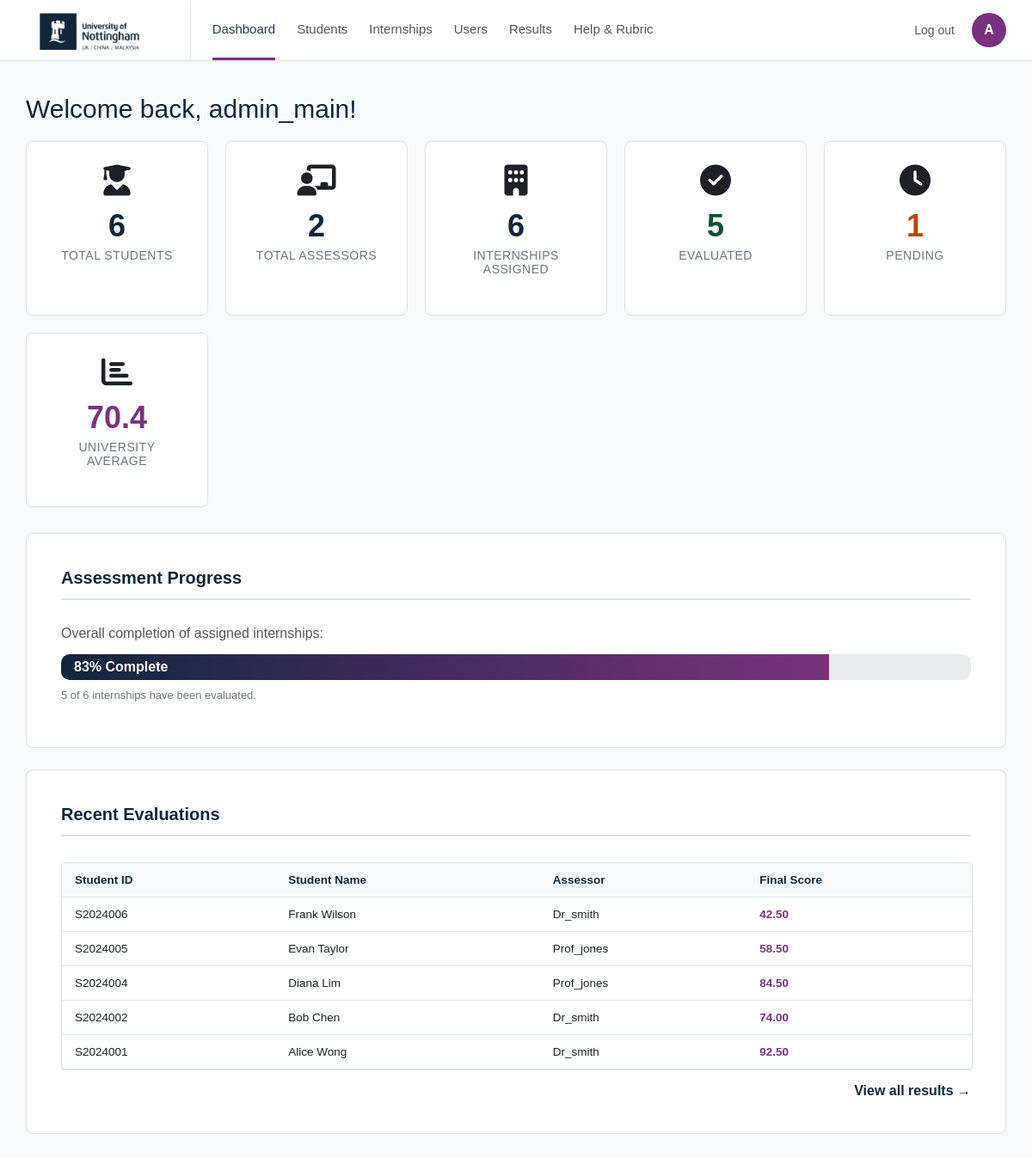
/Admin/dashboard.php (signed in), run on the app's committed database.
### tables this page shows
CREATE TABLE `Assessments` (
  `assessment_id` int NOT NULL,
  `internship_id` int NOT NULL,
  `task_score` decimal(5,2) NOT NULL,
  `health_safety_score` decimal(5,2) NOT NULL,
  `connectivity_score` decimal(5,2) NOT NULL,
  `report_score` decimal(5,2) NOT NULL,
  `clarity_score` decimal(5,2) NOT NULL,
  `lifelong_score` decimal(5,2) NOT NULL,
  `project_mgmt_score` decimal(5,2) NOT NULL,
  `time_mgmt_score` decimal(5,2) NOT NULL,
  `total_score` decimal(5,2) NOT NULL,
  `qualitative_comments` text NOT NULL
);

CREATE TABLE `Students` (
  `student_id` varchar(20) NOT NULL,
  `student_name` varchar(100) NOT NULL,
  `programme` varchar(100) NOT NULL
);

CREATE TABLE `Users` (
  `user_id` int NOT NULL,
  `username` varchar(50) NOT NULL,
  `password` varchar(255) NOT NULL,
  `role` enum('Admin','Assessor') NOT NULL
);

### Admin/dashboard.php (the view, shortened to what this page needs)
<?php
require_once '../Includes/db_connect.php';
$username = $_SESSION['username'];
$initial = strtoupper(substr($username, 0, 1));
$total_students = $pdo->query("SELECT COUNT(*) FROM Students")->fetchColumn();
$total_assessors = $pdo->query("SELECT COUNT(*) FROM Users WHERE role = 'Assessor'")->fetchColumn();
$total_internships = $pdo->query("SELECT COUNT(*) FROM Internships")->fetchColumn();
$total_evaluated = $pdo->query("SELECT COUNT(*) FROM Assessments")->fetchColumn();
$total_pending = $total_internships - $total_evaluated;
$avg_row = $pdo->query("SELECT AVG(total_score) as avg FROM Assessments")->fetch(PDO::FETCH_ASSOC);
$university_avg = $avg_row['avg'] ? round($avg_row['avg'], 2) : 0;
$recent = $pdo->query("SELECT s.student_name, s.student_id, a.total_score, u.username as assessor_name
                       FROM Assessments a
                       JOIN Internships i ON a.internship_id = i.internship_id
                       JOIN Students s ON i.student_id = s.student_id
                       JOIN Users u ON i.assessor_id = u.user_id
                       ORDER BY a.assessment_id DESC LIMIT 5")->fetchAll(PDO::FETCH_ASSOC);
?>
<!DOCTYPE html>
<html lang="en">
<head>
    <link rel="stylesheet" href="../style.css">
    <link rel="stylesheet" href="https://cdnjs.cloudflare.com/ajax/libs/font-awesome/6.4.0/css/all.min.css">
</head>
<body>
    <nav class="moodle-navbar-white">
        <div class="nav-left-white">
            <img src="../images/logo.png" alt="University Logo" class="nav-logo-white">
            <div class="nav-links">
                <a href="dashboard.php" class="active-link">Dashboard</a>
                <a href="manage_students.php">Students</a>
                <a href="manage_internships.php">Internships</a>
                <a href="manage_users.php">Users</a>
                <a href="view_all_results.php">Results</a>
                <a id="openRubricModalBtn" style="cursor: pointer;">Help & Rubric</a>
            </div>
        </div>
        <div class="nav-right-white">
            <a href="../logout.php" class="logout-link">Log out</a>
            <div class="user-avatar"><?= $initial ?></div>
        </div>
    </nav>
    <div class="moodle-dashboard-container" style="margin-top: 30px;">
        <h1 class="moodle-page-header" style="margin-left: 0;">Welcome back, <?= htmlspecialchars($username) ?>!</h1>
        <div class="stats-grid">
            <a href="manage_students.php" class="stat-card" title="Go to Manage Students">
                <div class="stat-icon"><i class="fas fa-user-graduate"></i></div>
                <div class="stat-number"><?= $total_students ?></div>
                <div class="stat-label">Total Students</div>
            </a>
            <a href="manage_users.php" class="stat-card" title="Go to Manage Assessors">
                <div class="stat-icon"><i class="fas fa-chalkboard-teacher"></i></div>
                <div class="stat-number"><?= $total_assessors ?></div>
                <div class="stat-label">Total Assessors</div>
            </a>
            <a href="manage_internships.php" class="stat-card" title="Go to Manage Internships">
                <div class="stat-icon"><i class="fas fa-building"></i></div>
                <div class="stat-number"><?= $total_internships ?></div>
                <div class="stat-label">Internships Assigned</div>
            </a>
            <a href="view_all_results.php" class="stat-card green" title="View all evaluation results">
                <div class="stat-icon"><i class="fas fa-check-circle"></i></div>
                <div class="stat-number"><?= $total_evaluated ?></div>
                <div class="stat-label">Evaluated</div>
            </a>
            <a href="manage_internships.php" class="stat-card orange" title="View pending internships">
                <div class="stat-icon"><i class="fas fa-clock"></i></div>
                <div class="stat-number"><?= $total_pending ?></div>
                <div class="stat-label">Pending</div>
            </a>
            <a href="view_all_results.php" class="stat-card purple" title="View all evaluation results">
                <div class="stat-icon"><i class="fas fa-chart-bar"></i></div>
                <div class="stat-number"><?= $university_avg ?></div>
                <div class="stat-label">University Average</div>
            </a>
        </div>
        <div class="moodle-card-white">
            <h2 class="section-title">Assessment Progress</h2>
            <p style="color:#555; margin-bottom:5px;">Overall completion of assigned internships:</p>
            <?php
                $percent = $total_internships > 0 ? round(($total_evaluated / $total_internships) * 100) : 0;
            ?>
            <div class="progress-bar-bg">
                <div class="progress-bar-fill" style="width: <?= $percent ?>%;">
                    <?= $percent ?>% Complete
                </div>
            </div>
            <p style="color:#6c757d; font-size:13px; margin-top:10px;"><?= $total_evaluated ?> of <?= $total_internships ?> internships have been evaluated.</p>
        </div>
        <div class="moodle-card-white" style="margin-top: 25px;">
            <h2 class="section-title">Recent Evaluations</h2>
            <?php if (count($recent) == 0): ?>
                <p style="color:#666; padding:20px 0;">No evaluations have been submitted yet.</p>
            <?php else: ?>
                <div class="table-responsive">
                    <table class="moodle-table">
                        <thead>
                            <tr><th>Student ID</th><th>Student Name</th><th>Assessor</th><th>Final Score</th></tr>
                        </thead>
                        <tbody>
                            <?php foreach ($recent as $r): ?>
                            <tr>
                                <td><?= htmlspecialchars($r['student_id']) ?></td>
                                <td><?= htmlspecialchars($r['student_name']) ?></td>
                                <td><?= htmlspecialchars($r['assessor_name']) ?></td>
                                <td><strong style="color:#7a327e;"><?= number_format($r['total_score'], 2) ?></strong></td>
                            </tr>
                            <?php endforeach; ?>
                        </tbody>
                    </table>
                </div>
                <div style="text-align:right; margin-top:15px;">
                    <a href="view_all_results.php" class="admin-link">View all results &rarr;</a>
                </div>
            <?php endif; ?>
        </div>
    </div>
</body>
</html>

### style.css (style rules this page uses)
body { background-color: #f8f9fa; color: #1d2125; font-family: Arial, Helvetica, sans-serif; margin: 0; padding-top: 80px; }
.moodle-navbar-white { background-color: #ffffff; display: flex; justify-content: space-between; align-items: center; padding: 0 30px; height: 70px; border-bottom: 1px solid #dee2e6; position: fixed; top: 0; left: 0; right: 0; z-index: 1000; }
.nav-left-white { display: flex; align-items: center; height: 100%; }
.nav-logo-white { height: 68px; width: auto; margin-right: 25px; border-right: 1px solid #dee2e6; padding-right: 25px; display: block; }
.nav-links { display: flex; gap: 25px; align-items: center; height: 100%; }
.nav-links a { color: #555; text-decoration: none; font-size: 15px; font-weight: 500; height: 100%; display: flex; align-items: center; border-bottom: 3px solid transparent; box-sizing: border-box; cursor: pointer; }
.nav-links a.active-link { color: rgba(16, 38, 59, 0.9); border-bottom: 3px solid #7a327e; }
.nav-right-white { display: flex; align-items: center; gap: 20px; }
.logout-link { color: #555; text-decoration: none; font-size: 14px; transition: all 0.2s ease; font-weight: 500; }
.user-avatar { background-color: #7a327e; color: white; width: 40px; height: 40px; border-radius: 50%; display: flex; justify-content: center; align-items: center; font-weight: bold; font-size: 16px; }
.moodle-dashboard-container { max-width: 95%; margin: 0 auto 60px; padding: 0 25px; }
.moodle-page-header { font-size: 30px; color: #10263b; font-weight: normal; margin-top: 20px; margin-bottom: 20px; }
.moodle-card-white { background-color: #ffffff; border: 1px solid #e1e1e1; border-radius: 8px; padding: 40px; }
.section-title { font-size: 20px; color: #10263b; border-bottom: 2px solid #dee2e6; padding-bottom: 12px; margin-bottom: 30px; margin-top: 0; }
.table-responsive { width: 100%; overflow-x: auto; margin-top: 20px; border: 1px solid #dee2e6; border-radius: 4px; }
.moodle-table { width: 100%; border-collapse: collapse; font-size: 13.5px; white-space: nowrap; }
.moodle-table th, .moodle-table td { padding: 12px 15px; text-align: left; border-bottom: 1px solid #dee2e6; }
.moodle-table th { background-color: #f8f9fa; color: #10263b; }
.admin-link { color: #10263b; text-decoration: none; font-weight: bold; }

### Admin/dashboard.php (style rules this page uses)
.stats-grid { display: grid; grid-template-columns: repeat(auto-fit, minmax(200px, 1fr)); gap: 20px; margin-bottom: 30px; }
.stat-card { background-color: #ffffff; border: 1px solid #e1e1e1; border-radius: 8px; padding: 25px; text-align: center; transition: transform 0.2s, box-shadow 0.2s; display: block; text-decoration: none; color: inherit; cursor: pointer; }
.stat-icon { font-size: 36px; margin-bottom: 10px; }
.stat-number { font-size: 36px; font-weight: bold; color: #10263b; margin: 5px 0; }
.stat-label { font-size: 14px; color: #6c757d; text-transform: uppercase; letter-spacing: 0.5px; }
.stat-card.purple .stat-number { color: #7a327e; }
.stat-card.green .stat-number { color: #0f5132; }
.stat-card.orange .stat-number { color: #b54708; }
.progress-bar-bg { background-color: #e9ecef; border-radius: 10px; height: 30px; overflow: hidden; margin-top: 15px; }
.progress-bar-fill { background: linear-gradient(90deg, #10263b, #7a327e); height: 100%; color: white; display: flex; align-items: center; padding-left: 15px; font-weight: bold; transition: width 0.6s ease; }
.admin-link { color: #10263b; text-decoration: none; font-weight: bold; }

### data on the page
assessments: students.student_id "S2024006", students.student_name "Frank Wilson", users.username "Dr_smith", total_score "42.50"
assessments: students.student_id "S2024005", students.student_name "Evan Taylor", users.username "Prof_jones", total_score "58.50"
assessments: students.student_id "S2024004", students.student_name "Diana Lim", users.username "Prof_jones", total_score "84.50"
assessments: students.student_id "S2024002", students.student_name "Bob Chen", users.username "Dr_smith", total_score "74.00"
assessments: students.student_id "S2024001", students.student_name "Alice Wong", users.username "Dr_smith", total_score "92.50"

### other printed values
$initial "A"
$username "admin_main"
$total_students "6"
$total_assessors "2"
$total_internships "6"
$total_evaluated "5"
$total_pending "1"
$university_avg "70.4"
$percent "83"
